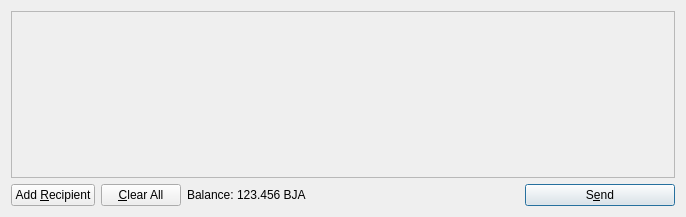
<?xml version="1.0" encoding="UTF-8"?>
<ui version="4.0">
 <class>SendCoinsDialog</class>
 <widget class="QDialog" name="SendCoinsDialog">
  <property name="geometry">
   <rect>
    <x>0</x>
    <y>0</y>
    <width>686</width>
    <height>217</height>
   </rect>
  </property>
  <property name="windowTitle">
   <string>Send Coins</string>
  </property>
  <layout class="QVBoxLayout" name="verticalLayout">
   <item>
    <widget class="QScrollArea" name="scrollArea">
     <property name="widgetResizable">
      <bool>true</bool>
     </property>
     <widget class="QWidget" name="scrollAreaWidgetContents">
      <property name="geometry">
       <rect>
        <x>0</x>
        <y>0</y>
        <width>666</width>
        <height>165</height>
       </rect>
      </property>
      <layout class="QVBoxLayout" name="verticalLayout_2">
       <property name="margin">
        <number>0</number>
       </property>
       <item>
        <layout class="QVBoxLayout" name="entries">
         <property name="spacing">
          <number>6</number>
         </property>
        </layout>
       </item>
       <item>
        <spacer name="verticalSpacer">
         <property name="orientation">
          <enum>Qt::Vertical</enum>
         </property>
         <property name="sizeHint" stdset="0">
          <size>
           <width>20</width>
           <height>40</height>
          </size>
         </property>
        </spacer>
       </item>
      </layout>
     </widget>
    </widget>
   </item>
   <item>
    <layout class="QHBoxLayout" name="horizontalLayout">
     <item>
      <widget class="QPushButton" name="addButton">
       <property name="toolTip">
        <string>Send to multiple recipients at once</string>
       </property>
       <property name="text">
        <string>Add &amp;Recipient</string>
       </property>
       <property name="icon">
        <iconset resource="../bitjackcoin.qrc">
         <normaloff>:/icons/add</normaloff>:/icons/add</iconset>
       </property>
       <property name="autoDefault">
        <bool>false</bool>
       </property>
      </widget>
     </item>
     <item>
      <widget class="QPushButton" name="clearButton">
       <property name="sizePolicy">
        <sizepolicy hsizetype="Minimum" vsizetype="Fixed">
         <horstretch>0</horstretch>
         <verstretch>0</verstretch>
        </sizepolicy>
       </property>
       <property name="toolTip">
        <string>Remove all transaction fields</string>
       </property>
       <property name="text">
        <string>&amp;Clear All</string>
       </property>
       <property name="icon">
        <iconset resource="../bitjackcoin.qrc">
         <normaloff>:/icons/remove</normaloff>:/icons/remove</iconset>
       </property>
       <property name="autoRepeatDelay">
        <number>300</number>
       </property>
       <property name="autoDefault">
        <bool>false</bool>
       </property>
      </widget>
     </item>
     <item>
      <layout class="QHBoxLayout" name="horizontalLayout_2">
       <property name="spacing">
        <number>3</number>
       </property>
       <item>
        <widget class="QLabel" name="label">
         <property name="text">
          <string>Balance:</string>
         </property>
        </widget>
       </item>
       <item>
        <widget class="QLabel" name="labelBalance">
         <property name="cursor">
          <cursorShape>IBeamCursor</cursorShape>
         </property>
         <property name="text">
          <string>123.456 BJA</string>
         </property>
         <property name="textInteractionFlags">
          <set>Qt::LinksAccessibleByMouse|Qt::TextSelectableByKeyboard|Qt::TextSelectableByMouse</set>
         </property>
        </widget>
       </item>
      </layout>
     </item>
     <item>
      <spacer name="horizontalSpacer">
       <property name="orientation">
        <enum>Qt::Horizontal</enum>
       </property>
       <property name="sizeHint" stdset="0">
        <size>
         <width>40</width>
         <height>20</height>
        </size>
       </property>
      </spacer>
     </item>
     <item>
      <widget class="QPushButton" name="sendButton">
       <property name="minimumSize">
        <size>
         <width>150</width>
         <height>0</height>
        </size>
       </property>
       <property name="toolTip">
        <string>Confirm the send action</string>
       </property>
       <property name="text">
        <string>S&amp;end</string>
       </property>
       <property name="icon">
        <iconset resource="../bitjackcoin.qrc">
         <normaloff>:/icons/send</normaloff>:/icons/send</iconset>
       </property>
       <property name="default">
        <bool>true</bool>
       </property>
      </widget>
     </item>
    </layout>
   </item>
  </layout>
 </widget>
 <resources>
  <include location="../bitjackcoin.qrc"/>
 </resources>
 <connections/>
</ui>
